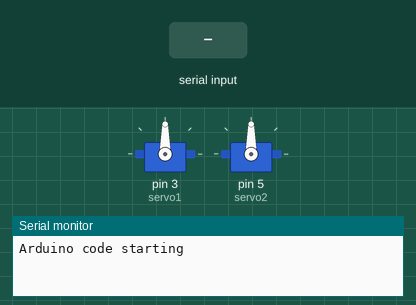
Simulated run of this sketch. Board: Arduino Uno, built with avr-gcc and run on an emulated ATmega328P. Parts: 2 × servo, the last lines printed to the serial monitor. The inputs (shaded band) are chosen by the test bench.

Above: at 1.2 s.
1.3 s: "w" received over Serial
At 2.5 s:
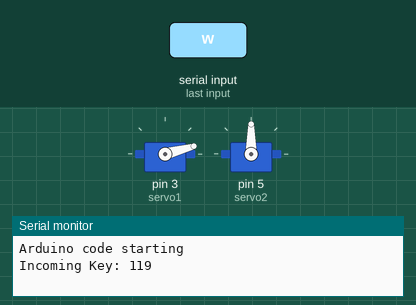
2.8 s: "a" received over Serial
At 4.8 s:
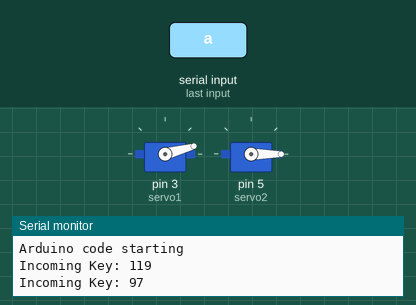
5.8 s: "w" received over Serial
At 8.3 s:
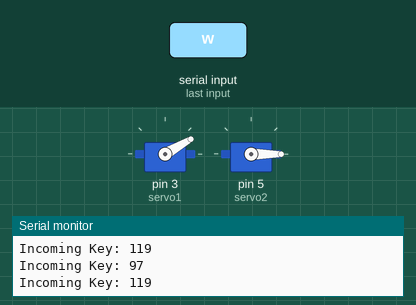
8.8 s: "s" received over Serial
At 10.6 s:
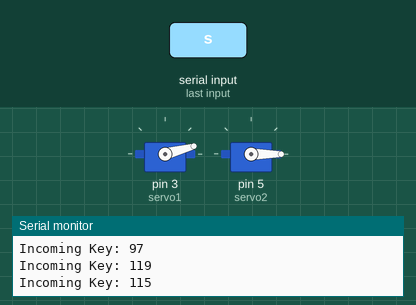
Timing chart, 0 to 12.1 s (numbered marks = the images above; inputs shaded):
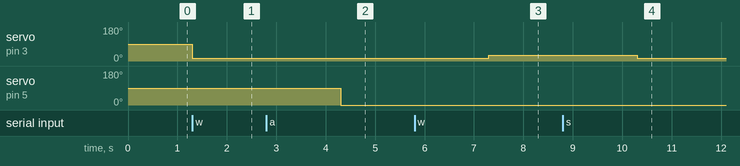

The sketch:

Gimbal_WASD_test.ino
```cpp
#include <Servo.h>

int keyInput = 0;

int posX = 0;
int posY = 0;

Servo servo1; // Up + Down
Servo servo2; // Left + Right

void setup() {
  Serial.begin(9600);
  Serial.println("Arduino code starting");
  servo1.attach(3);
  servo2.attach(5);
}

void loop() {
  if (Serial.available()) {
    keyInput = Serial.read();

    Serial.print("Incoming Key: ");
    Serial.println(keyInput, DEC);

    // W | Up
    if (keyInput == 119) {
      posY += 15;
      servo1.write(posY);
      delay(3000);
      keyInput = 0;
    }
    // A | Left
    if (keyInput == 97) {
      posX -= 1;
      servo2.write(posX);
      delay(3000);
      keyInput = 0;
    }
    // S | Down
    if (keyInput == 115) {
      posY -= 15;
      servo1.write(posY);
      delay(3000);
      keyInput = 0;
    }
    // D | Right
    if (keyInput == 100) {
      posX += 1;
      servo2.write(posX);
      delay(3000);
      keyInput = 0;
    }
    // L | Shut Down Servos
    if (keyInput == 108){
      servo1.detach();
      servo2.detach();
    }
    // M | Connect To Servos
    if (keyInput == 108){
      servo1.attach(3);
      servo2.attach(5);
    }
  }
}
```

Measured:
- after the input at 1.3 s, servo on pin 3 (servo1): 90° → 15° at once
- after the input at 2.8 s, servo on pin 5 (servo2): 90° → 0° after 1.5 s
- after the input at 5.8 s, servo on pin 3 (servo1): 15° → 30° after 1.5 s
- after the input at 8.8 s, servo on pin 3 (servo1): 30° → 15° after 1.5 s
